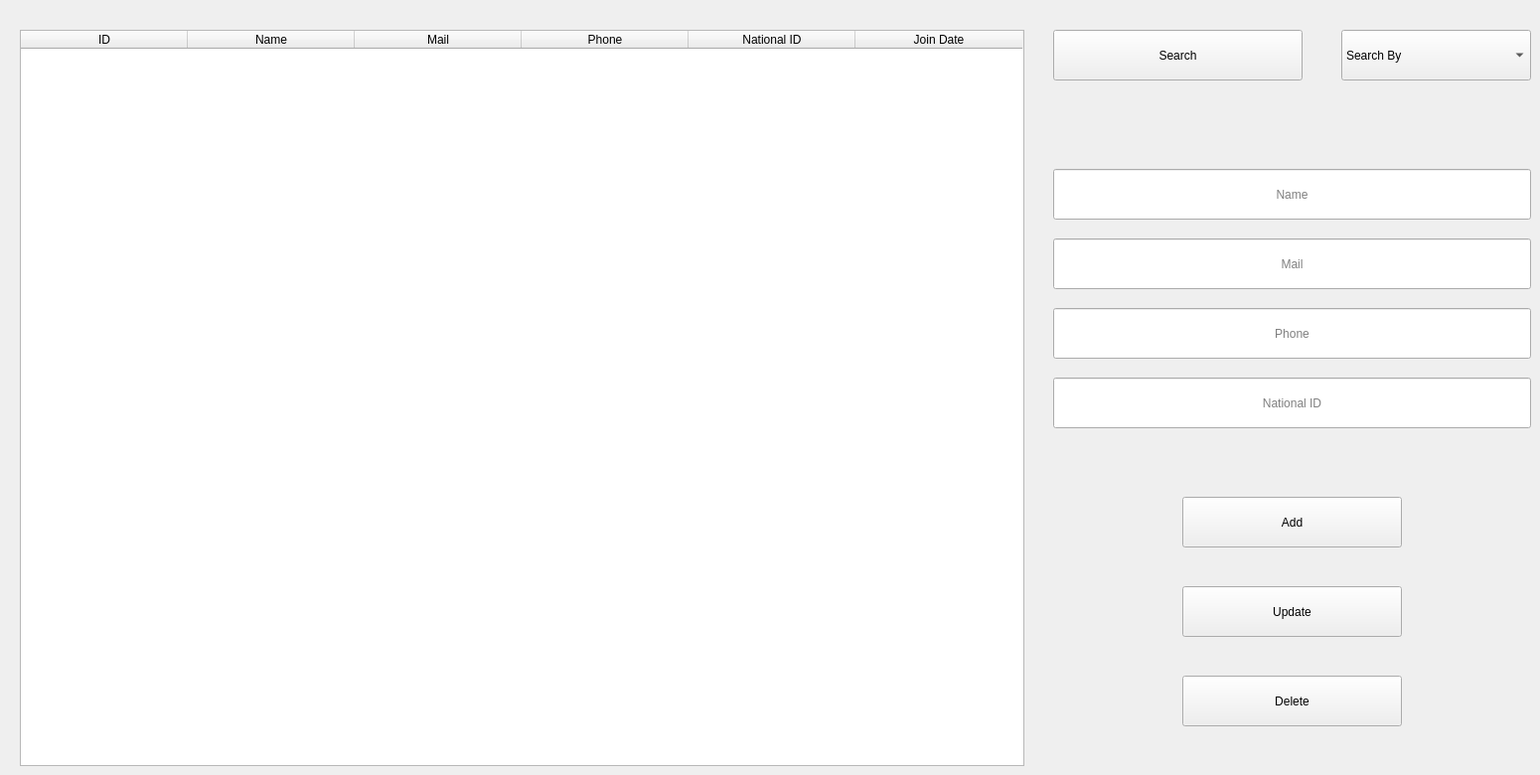
    <widget class="QWidget" name="tab_3">
     <attribute name="title">
      <string>Page</string>
     </attribute>
     <widget class="QTableWidget" name="all_client_table">
      <property name="geometry">
       <rect>
        <x>20</x>
        <y>30</y>
        <width>1011</width>
        <height>741</height>
       </rect>
      </property>
      <property name="styleSheet">
       <string notr="true">font: 75 20pt &quot;Times New Roman&quot;;</string>
      </property>
      <property name="wordWrap">
       <bool>false</bool>
      </property>
      <attribute name="horizontalHeaderDefaultSectionSize">
       <number>168</number>
      </attribute>
      <attribute name="horizontalHeaderMinimumSectionSize">
       <number>100</number>
      </attribute>
      <column>
       <property name="text">
        <string>ID</string>
       </property>
       <property name="textAlignment">
        <set>AlignCenter</set>
       </property>
      </column>
      <column>
       <property name="text">
        <string>Name</string>
       </property>
       <property name="textAlignment">
        <set>AlignCenter</set>
       </property>
      </column>
      <column>
       <property name="text">
        <string>Mail</string>
       </property>
       <property name="textAlignment">
        <set>AlignCenter</set>
       </property>
      </column>
      <column>
       <property name="text">
        <string>Phone</string>
       </property>
       <property name="textAlignment">
        <set>AlignCenter</set>
       </property>
      </column>
      <column>
       <property name="text">
        <string>National ID</string>
       </property>
       <property name="textAlignment">
        <set>AlignCenter</set>
       </property>
      </column>
      <column>
       <property name="text">
        <string>Join Date</string>
       </property>
       <property name="textAlignment">
        <set>AlignCenter</set>
       </property>
      </column>
     </widget>
     <widget class="QPushButton" name="search_client_btn">
      <property name="geometry">
       <rect>
        <x>1060</x>
        <y>30</y>
        <width>251</width>
        <height>51</height>
       </rect>
      </property>
      <property name="styleSheet">
       <string notr="true">font: 75 20pt &quot;Times New Roman&quot;;</string>
      </property>
      <property name="text">
       <string>Search</string>
      </property>
     </widget>
     <widget class="QLineEdit" name="client_name">
      <property name="geometry">
       <rect>
        <x>1060</x>
        <y>170</y>
        <width>481</width>
        <height>51</height>
       </rect>
      </property>
      <property name="styleSheet">
       <string notr="true">font: 75 20pt &quot;Times New Roman&quot;;</string>
      </property>
      <property name="alignment">
       <set>Qt::AlignCenter</set>
      </property>
      <property name="placeholderText">
       <string>Name</string>
      </property>
     </widget>
     <widget class="QLineEdit" name="client_nid">
      <property name="geometry">
       <rect>
        <x>1060</x>
        <y>380</y>
        <width>481</width>
        <height>51</height>
       </rect>
      </property>
      <property name="styleSheet">
       <string notr="true">font: 75 20pt &quot;Times New Roman&quot;;</string>
      </property>
      <property name="alignment">
       <set>Qt::AlignCenter</set>
      </property>
      <property name="placeholderText">
       <string>National ID</string>
      </property>
     </widget>
     <widget class="QLineEdit" name="client_phone">
      <property name="geometry">
       <rect>
        <x>1060</x>
        <y>310</y>
        <width>481</width>
        <height>51</height>
       </rect>
      </property>
      <property name="styleSheet">
       <string notr="true">font: 75 20pt &quot;Times New Roman&quot;;</string>
      </property>
      <property name="alignment">
       <set>Qt::AlignCenter</set>
      </property>
      <property name="placeholderText">
       <string>Phone</string>
      </property>
     </widget>
     <widget class="QLineEdit" name="client_mail">
      <property name="geometry">
       <rect>
        <x>1060</x>
        <y>240</y>
        <width>481</width>
        <height>51</height>
       </rect>
      </property>
      <property name="styleSheet">
       <string notr="true">font: 75 20pt &quot;Times New Roman&quot;;</string>
      </property>
      <property name="alignment">
       <set>Qt::AlignCenter</set>
      </property>
      <property name="placeholderText">
       <string>Mail</string>
      </property>
     </widget>
     <widget class="QComboBox" name="search_by">
      <property name="geometry">
       <rect>
        <x>1350</x>
        <y>30</y>
        <width>191</width>
        <height>51</height>
       </rect>
      </property>
      <property name="styleSheet">
       <string notr="true">font: 75 20pt &quot;Times New Roman&quot;;</string>
      </property>
      <item>
       <property name="text">
        <string>Search By</string>
       </property>
      </item>
      <item>
       <property name="text">
        <string>Name</string>
       </property>
      </item>
      <item>
       <property name="text">
        <string>National ID</string>
       </property>
      </item>
      <item>
       <property name="text">
        <string>Phone</string>
       </property>
      </item>
     </widget>
     <widget class="QPushButton" name="add_client_btn">
      <property name="geometry">
       <rect>
        <x>1190</x>
        <y>500</y>
        <width>221</width>
        <height>51</height>
       </rect>
      </property>
      <property name="styleSheet">
       <string notr="true">font: 75 20pt &quot;Times New Roman&quot;;</string>
      </property>
      <property name="text">
       <string>Add</string>
      </property>
     </widget>
     <widget class="QPushButton" name="delete_client_btn">
      <property name="geometry">
       <rect>
        <x>1190</x>
        <y>680</y>
        <width>221</width>
        <height>51</height>
       </rect>
      </property>
      <property name="styleSheet">
       <string notr="true">font: 75 20pt &quot;Times New Roman&quot;;</string>
      </property>
      <property name="text">
       <string>Delete</string>
      </property>
     </widget>
     <widget class="QPushButton" name="update_client_btn">
      <property name="geometry">
       <rect>
        <x>1190</x>
        <y>590</y>
        <width>221</width>
        <height>51</height>
       </rect>
      </property>
      <property name="styleSheet">
       <string notr="true">font: 75 20pt &quot;Times New Roman&quot;;</string>
      </property>
      <property name="text">
       <string>Update</string>
      </property>
     </widget>
    </widget>
